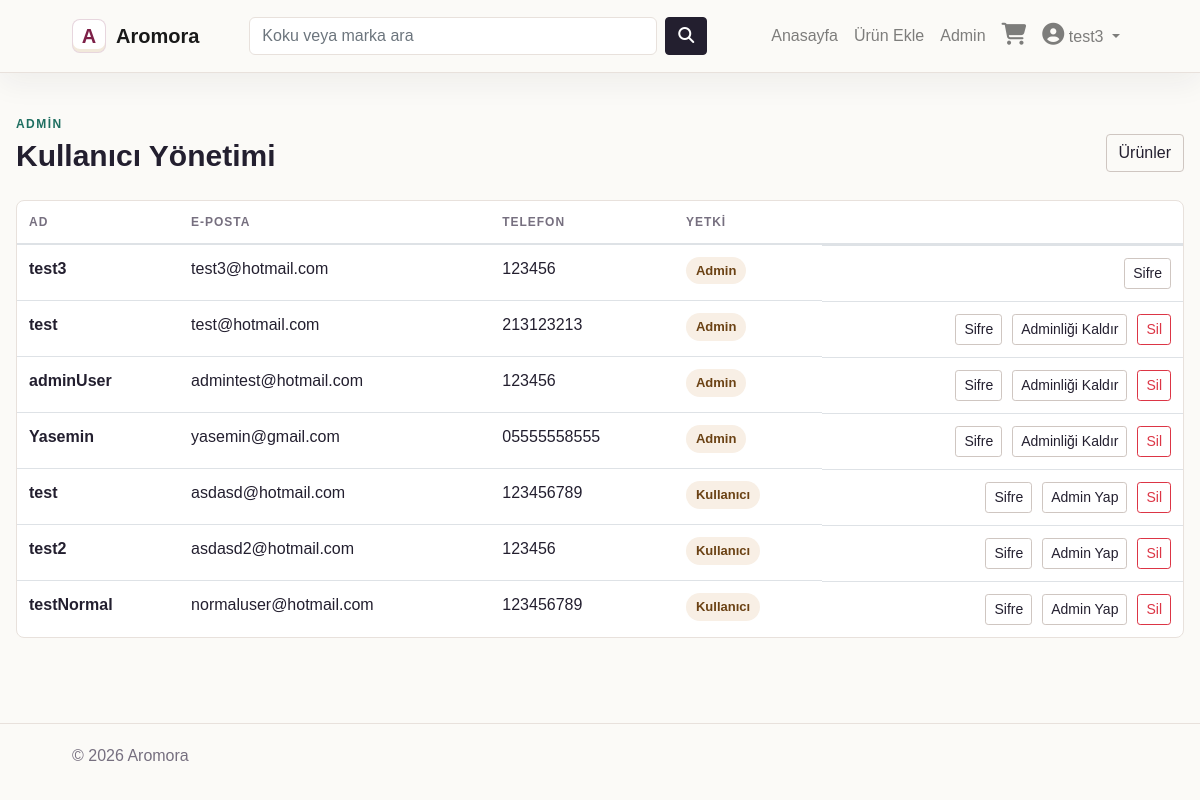
Before: /admin/users (signed in) with the older database file.
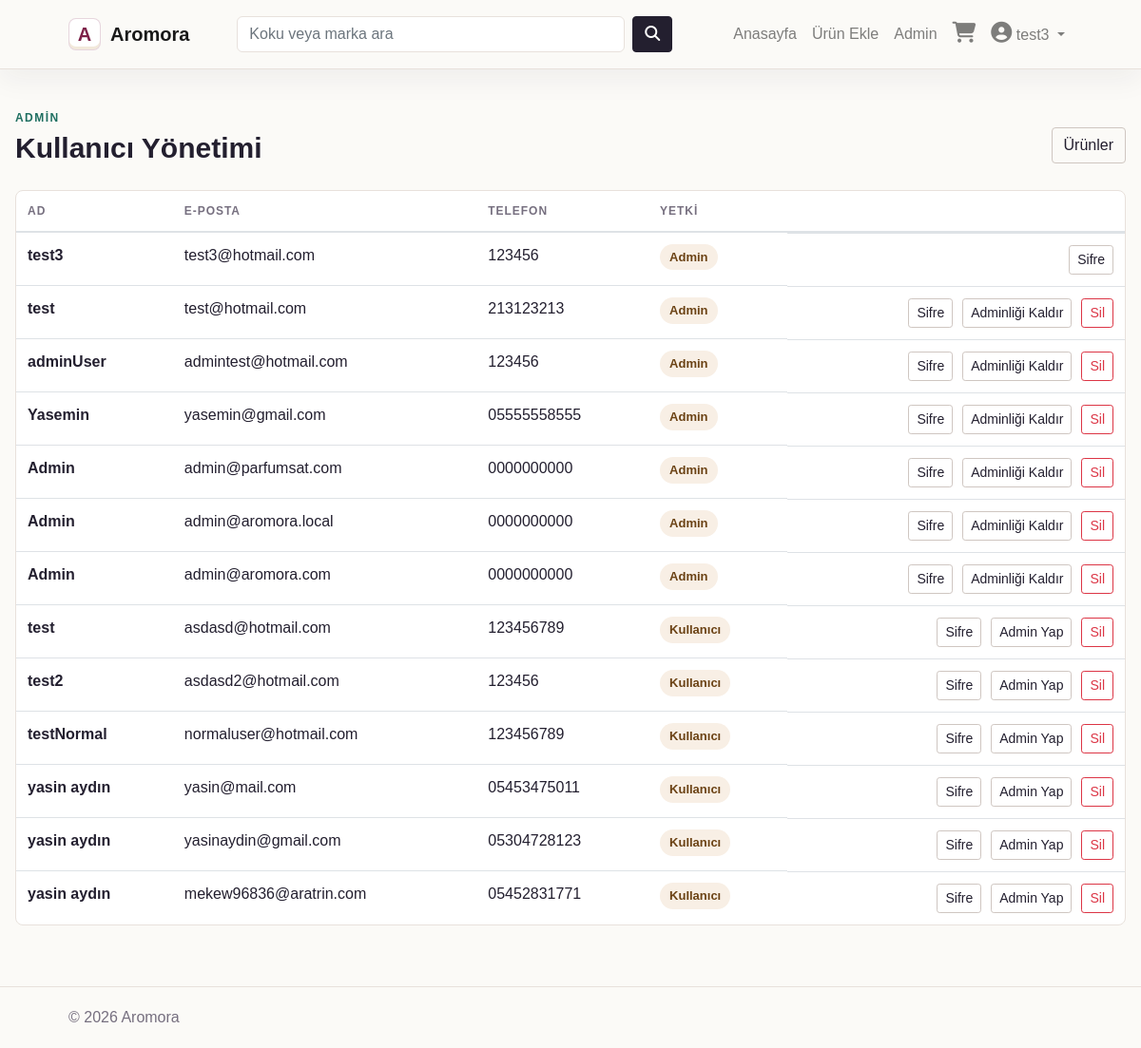
After: the same page with the newer database file.
### app/db_models.py (models this page shows, shortened)
class User(UserMixin, db.Model):
    __tablename__ = "users"
    id = db.Column(db.Integer, primary_key=True)
    name = db.Column(db.String(100), nullable=False)
    email = db.Column(db.String(100), unique=True, nullable=False)
    phone = db.Column(db.String(50), nullable=False)
    password = db.Column(db.String(255), nullable=False)
    admin = db.Column(db.Boolean, default=False)
    email_confirmed = db.Column(db.Boolean, default=False)
    cart = db.relationship("Cart", backref="buyer", lazy=True, cascade="all, delete-orphan")
    orders = db.relationship("Order", backref="customer", lazy=True, cascade="all, delete-orphan")
    logs = db.relationship("Log", backref="user", lazy=True, cascade="all, delete")
    @property
    def role(self):
        return "admin" if self.admin else "customer"

### app/admin/routes.py (the view)
@admin.route("/users")
@login_required
@admin_only
def list_users():
    users = User.query.order_by(User.admin.desc(), User.id.asc()).all()
    return render_template("admin/users.html", users=users)

### app/__init__.py (called while the page is built)
@app.context_processor
def inject_now():
	return {'now': datetime.utcnow(), 'current_role': role_for_user(current_user)}

@login_manager.user_loader
def load_user(user_id):
	return db.session.get(User, int(user_id))

### app/funcs.py (called while the page is built)
def admin_only(func):
    @wraps(func)
    def wrapper(*args, **kwargs):
        from flask_login import current_user
        if not current_user.is_authenticated or not current_user.admin:
            abort(403)
        return func(*args, **kwargs)
    return wrapper

### app/user_roles.py (called while the page is built)
def role_for_user(user):
    if user is None or not getattr(user, "is_authenticated", False):
        return VisitorRole()
    if getattr(user, "admin", False):
        return AdminRole(user)
    return CustomerRole(user)

### app/templates/admin/users.html (shortened to what this page needs)
{% extends "base.html" %}
{% block content %}
<section class="section-title">
  <div>
    <p class="eyebrow">Admin</p>
    <h1>Kullanıcı Yönetimi</h1>
  </div>
  <a href="{{ url_for('admin.list_items') }}" class="btn btn-outline-dark">Ürünler</a>
</section>
<div class="table-shell">
  <table class="table">
    <thead>
      <tr>
        <th>Ad</th>
        <th>E-posta</th>
        <th>Telefon</th>
        <th>Yetki</th>
        <th></th>
      </tr>
    </thead>
    <tbody>
      {% for user in users %}
        <tr>
          <td><strong>{{ user.name }}</strong></td>
          <td>{{ user.email }}</td>
          <td>{{ user.phone }}</td>
          <td><span class="status-pill">{{ "Admin" if user.admin else "Kullanıcı" }}</span></td>
          <td class="table-actions">
            <a href="{{ url_for('admin.change_user_password', id=user.id) }}" class="btn btn-sm btn-outline-dark">Sifre</a>
            {% if user.id != current_user.id %}
              <form action="{{ url_for('admin.toggle_admin', id=user.id) }}" method="POST">
                <button class="btn btn-sm btn-outline-dark" type="submit">
                  {{ "Adminliği Kaldır" if user.admin else "Admin Yap" }}
                </button>
              </form>
              <form action="{{ url_for('admin.delete_user', id=user.id) }}" method="POST" onsubmit="return confirm('Bu kullanıcı silinsin mi?');">
                <button class="btn btn-sm btn-outline-danger" type="submit">Sil</button>
              </form>
            {% endif %}
          </td>
        </tr>
      {% endfor %}
    </tbody>
  </table>
</div>
{% endblock %}

### app/templates/base.html (shortened to what this page needs)
{% import "bootstrap/wtf.html" as wtf %}
<!DOCTYPE html>
<html lang="tr">
  <head>
    <link rel="stylesheet" href="https://maxcdn.bootstrapcdn.com/bootstrap/4.0.0/css/bootstrap.min.css">
    <link rel="stylesheet" type="text/css" href="{{ url_for('static', filename='styles.css') }}">
    <link rel="stylesheet" href="https://cdnjs.cloudflare.com/ajax/libs/font-awesome/4.7.0/css/font-awesome.min.css">
  </head>
  <body>
    <nav class="navbar navbar-expand-lg navbar-light app-nav">
      <a class="navbar-brand brand" href="{{ url_for('home') }}">
        <span class="brand-mark">A</span>
        <span>Aromora</span>
      </a>
      <div class="collapse navbar-collapse" id="navbarSupportedContent">
        <form class="form-inline search-form" action="{{ url_for('search') }}">
          <input class="form-control" type="search" name="query" placeholder="Koku veya marka ara" required>
          <button class="btn btn-dark" type="submit"><i class="fa fa-search"></i></button>
        </form>
        <ul class="navbar-nav ml-auto align-items-lg-center">
          <li class="nav-item"><a class="nav-link" href="{{ url_for('home') }}">Anasayfa</a></li>
          {% if not current_user.is_authenticated %}
            <li class="nav-item"><a class="nav-link" href="{{ url_for('login') }}">Giriş</a></li>
            <li class="nav-item"><a class="btn btn-primary nav-cta" href="{{ url_for('register') }}">Kayıt Ol</a></li>
          {% else %}
            {% if current_user.admin %}
              <li class="nav-item"><a class="nav-link" href="{{ url_for('admin.add_item') }}">Ürün Ekle</a></li>
              <li class="nav-item"><a class="nav-link" href="{{ url_for('admin.list_items') }}">Admin</a></li>
            {% endif %}
            <li class="nav-item">
              <a class="nav-link icon-link" href="{{ url_for('cart') }}"><i class="fa fa-shopping-cart"></i></a>
            </li>
            <li class="nav-item dropdown">
              <a class="nav-link dropdown-toggle" href="#" id="navbarDropdown" role="button" data-toggle="dropdown">
                <i class="fa fa-user-circle"></i> {{ current_user.name }}
              </a>
            </li>
          {% endif %}
        </ul>
      </div>
    </nav>
    <main class="page-shell">
      {% block content %}{% endblock %}
    </main>
    <footer class="site-footer">
      <span>© {{ now.year }} Aromora</span>
    </footer>
  </body>
</html>

### app/static/styles.css (style rules this page uses)
:root { --ink: #231f2f; --muted: #766f7f; --line: #e8e1dc; --paper: #fbfaf7; --soft: #f3eee7; --accent: #7d2048; --accent-dark: #561732; --gold: #b98538; --forest: #1f6f61; --danger: #b42318; }
* { box-sizing: border-box; }
body { margin: 0; color: var(--ink); background: var(--paper); font-family: Arial, Helvetica, sans-serif; }
a, a:hover { color: inherit; text-decoration: none; }
.app-nav { position: sticky; top: 0; z-index: 10; padding: 14px 6vw; background: rgba(251, 250, 247, 0.96); border-bottom: 1px solid var(--line); box-shadow: 0 10px 30px rgba(35, 31, 47, 0.06); }
.brand { display: inline-flex; gap: 10px; align-items: center; font-weight: 800; letter-spacing: 0; }
.brand-mark { display: inline-grid; width: 34px; height: 34px; place-items: center; border: 1px solid rgba(125, 32, 72, 0.18); border-radius: 8px; background: #fff; color: var(--accent); font-weight: 900; box-shadow: inset 0 -3px 0 rgba(185, 133, 56, 0.18); }
.search-form { gap: 8px; margin-left: 34px; }
.search-form .form-control { width: min(34vw, 420px); border-radius: 6px; border-color: var(--line); background: #fff; }
.icon-link i, .dropdown-toggle i { font-size: 22px; }
.page-shell { width: min(1180px, calc(100% - 32px)); min-height: calc(100vh - 150px); margin: 0 auto; padding: 42px 0 64px; }
.site-footer { border-top: 1px solid var(--line); color: var(--muted); padding: 20px 6vw; }
.store-heading, .section-title { display: flex; align-items: flex-end; justify-content: space-between; gap: 20px; margin-bottom: 28px; }
.store-heading h1, .section-title h1 { max-width: 720px; margin: 0; font-size: clamp(32px, 5vw, 56px); font-weight: 800; line-height: 1.02; }
.section-title h2, .section-title h1 { font-size: 30px; }
.eyebrow { margin: 0 0 8px; color: var(--forest); font-size: 12px; font-weight: 800; letter-spacing: 0.12em; text-transform: uppercase; }
.btn-dark { border-color: var(--ink); background: var(--ink); }
.btn-outline-dark { color: var(--ink); border-color: #cfc6c1; }
.cart-list, .summary-panel, .form-panel, .table-shell, .empty-state { border: 1px solid var(--line); border-radius: 8px; background: #fff; }
.form-actions, .action-group, .table-actions { display: flex; gap: 10px; align-items: center; }
.table-shell { overflow-x: auto; }
.table { margin-bottom: 0; }
.table th { border-top: 0; color: var(--muted); font-size: 12px; letter-spacing: 0.08em; text-transform: uppercase; }
.table-actions { justify-content: flex-end; flex-wrap: wrap; }
.table-actions form { margin: 0; }
.status-pill { display: inline-flex; padding: 4px 10px; border-radius: 999px; background: #f8efe5; color: #6b4214; font-size: 13px; font-weight: 700; }

Changed rows visible on the page:
added User: name "Admin", email "admin@parfumsat.com", phone "0000000000", admin "Admin", admin "Adminliği Kaldır"
added User: name "Admin", email "admin@aromora.local", phone "0000000000", admin "Admin", admin "Adminliği Kaldır"
added User: name "Admin", email "admin@aromora.com", phone "0000000000", admin "Admin", admin "Adminliği Kaldır"
added User: name "yasin aydın", email "yasin@mail.com", phone "05453475011", admin "Kullanıcı", admin "Admin Yap"
added User: name "yasin aydın", email "yasinaydin@gmail.com", phone "05304728123", admin "Kullanıcı", admin "Admin Yap"
added User: name "yasin aydın", email "mekew96836@aratrin.com", phone "05452831771", admin "Kullanıcı", admin "Admin Yap"
